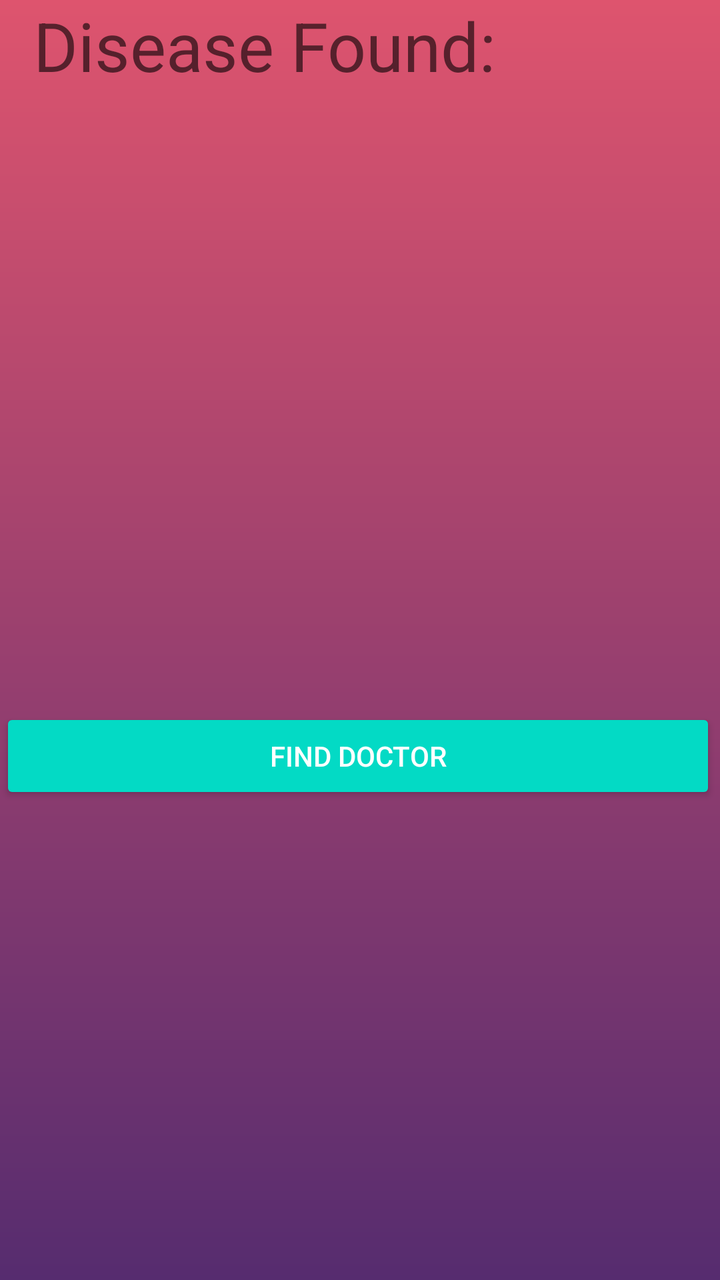
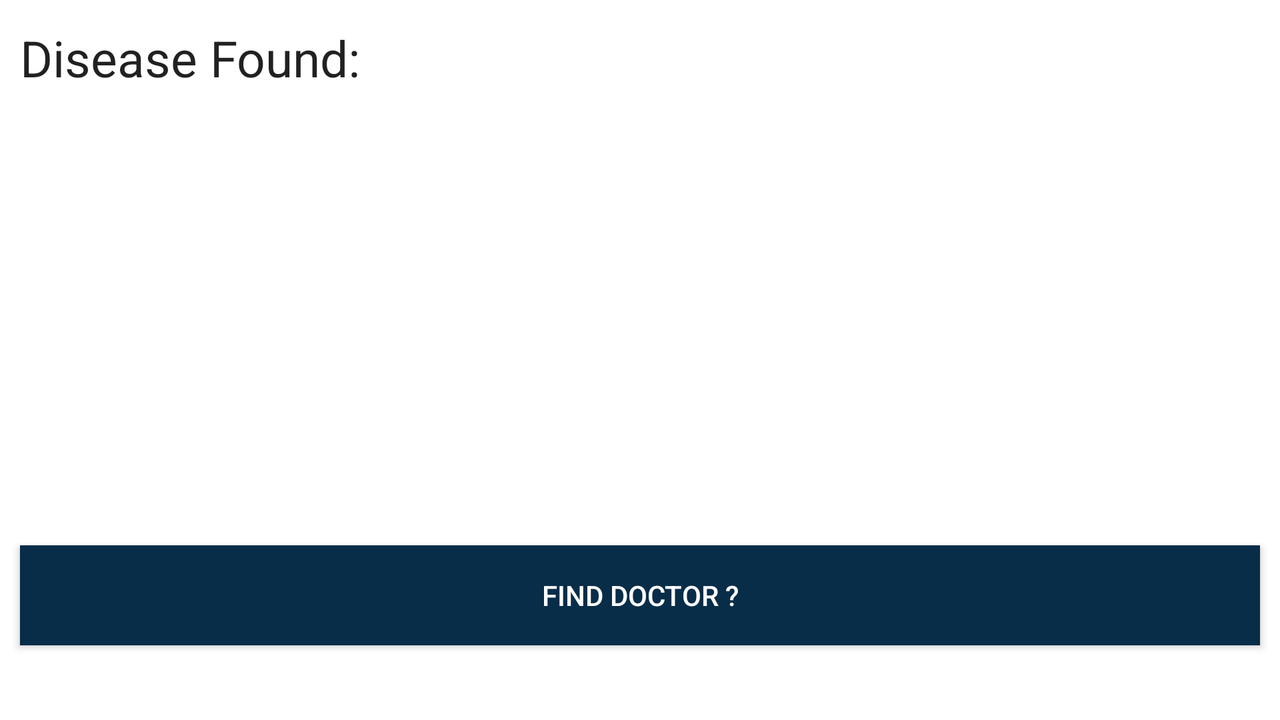

Two renders of one Android screen. The first uses the default layout on a phone; the second uses the alternative layout the repository ships for a different screen configuration, on a matching device. The two XML files are below.
<!-- AndroidManifest.xml: application theme AppTheme -->
<!-- res/layout/activity_show_disease.xml -->
<?xml version="1.0" encoding="utf-8"?>

<android.support.constraint.ConstraintLayout xmlns:android="http://schemas.android.com/apk/res/android"
    xmlns:app="http://schemas.android.com/apk/res-auto"
    xmlns:tools="http://schemas.android.com/tools"
    android:layout_width="match_parent"
    android:layout_height="match_parent"
    android:animationCache="false"
    android:background="@drawable/bg_authenticate"
    tools:context="com.example.zain.doctorrecommendersystem.ShowDisease">

    <LinearLayout
        android:layout_width="wrap_content"
        android:layout_height="wrap_content"
        android:orientation="horizontal"
        tools:layout_editor_absoluteX="8dp"
        tools:layout_editor_absoluteY="8dp">

        <TextView
            android:id="@+id/textView7"
            android:layout_width="wrap_content"
            android:layout_height="wrap_content"
            android:layout_weight="1"
            android:text="  Disease Found:"
            android:textAppearance="@style/TextAppearance.AppCompat.Display1" />
    </LinearLayout>

    <RelativeLayout
        android:layout_width="358dp"
        android:layout_height="427dp"
        tools:layout_editor_absoluteX="13dp"
        tools:layout_editor_absoluteY="68dp">

        <ListView
            android:id="@+id/showDiseaseListview"
            android:layout_width="match_parent"
            android:layout_height="300dp"
            android:layout_above="@+id/findDoctorButton"
            android:layout_alignParentLeft="true"
            android:layout_alignParentStart="true" />

        <Button
            android:id="@+id/findDoctorButton"
            style="@style/Widget.AppCompat.Button.Colored"
            android:layout_width="match_parent"
            android:layout_height="wrap_content"
            android:layout_alignParentBottom="true"
            android:layout_alignParentLeft="true"
            android:layout_alignParentStart="true"
            android:layout_marginBottom="25dp"
            android:onClick="findDoctorButtonClicked"
            android:text="Find Doctor" />

    </RelativeLayout>
</android.support.constraint.ConstraintLayout>
<!-- resources referenced by this layout -->
<resources>
  <!-- drawable bg_authenticate (drawable) -->
  <?xml version="1.0" encoding="utf-8"?>
  <shape xmlns:android="http://schemas.android.com/apk/res/android"
      android:shape="rectangle">
  
       <gradient
           android:startColor="#de546e"
           android:endColor="#562c6f"
           android:angle="270"/>
  
  </shape>
  <style name="AppTheme" parent="Theme.AppCompat.Light.NoActionBar">
          
          <item name="colorPrimary">@color/colorPrimary</item>
          <item name="colorPrimaryDark">@color/colorPrimaryDark</item>
          <item name="colorAccent">@color/colorAccent</item>
      </style>
</resources>
<!-- res/layout-land/activity_show_disease.xml (the author's variant of the layout above) -->
<!-- drawn on the phone turned sideways -->
<?xml version="1.0" encoding="utf-8"?>
<RelativeLayout xmlns:android="http://schemas.android.com/apk/res/android"
    xmlns:app="http://schemas.android.com/apk/res-auto"
    xmlns:tools="http://schemas.android.com/tools"
    android:layout_width="match_parent"
    android:layout_height="match_parent"
    android:background="@android:color/background_light"
    tools:context="com.example.zain.doctorrecommendersystem.ShowDisease">

    <Button
        android:id="@+id/findDoctorButton"
        style="@style/Widget.AppCompat.Button.Colored"
        android:layout_width="match_parent"
        android:layout_height="50dp"
        android:layout_below="@+id/showDiseaseListview"
        android:layout_centerHorizontal="true"
        android:layout_margin="10dp"
        android:layout_marginTop="21dp"
        android:background="#082d48"
        android:onClick="findDoctorButtonClicked"
        android:text="Find Doctor ?" />

    <TextView
        android:id="@+id/textView7"
        android:layout_width="wrap_content"
        android:layout_height="wrap_content"
        android:layout_marginTop="12dp"
        android:text="Disease Found:"
        android:textAppearance="@style/TextAppearance.AppCompat.Headline"
        android:textSize="25sp"
        android:layout_alignParentTop="true"
        android:layout_alignLeft="@+id/findDoctorButton"
        android:layout_alignStart="@+id/findDoctorButton" />

    <ListView
        android:id="@+id/showDiseaseListview"
        android:layout_width="match_parent"
        android:layout_height="200dp"
        android:layout_alignParentLeft="true"
        android:layout_alignParentStart="true"
        android:layout_below="@+id/textView7"
        android:layout_marginTop="17dp" />

</RelativeLayout>
<!-- resources referenced by the variant -->
<!-- as the phone turned sideways resolves them -->
<resources>
  <style name="AppTheme" parent="Theme.AppCompat.Light.NoActionBar">
          
          <item name="colorPrimary">@color/colorPrimary</item>
          <item name="colorPrimaryDark">@color/colorPrimaryDark</item>
          <item name="colorAccent">@color/colorAccent</item>
      </style>
</resources>
